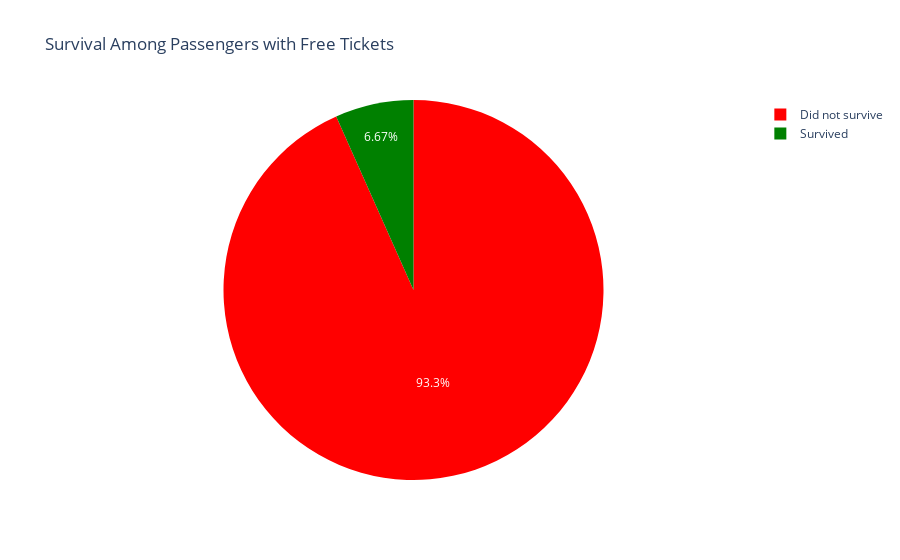

The cell this chart's notebook holds for it:
### Code cell
# Count how many of them survived vs did not survive
free_fares = df_train_imputed[df_train_imputed["Fare"] <= 0]

counts = free_fares["Survived"].value_counts().reset_index()
counts.columns = ["Survived", "Count"]  # Rename columns
counts["Status"] = counts["Survived"].map({0: "Did not survive", 1: "Survived"})  # Map status for labels

# Create a pie chart using plotly express
fig = px.pie(counts, names="Status", values="Count", 
             title="Survival Among Passengers with Free Tickets",
             color_discrete_sequence=["red", "green"]) 

fig.show()

### Figure 1 — Plotly figure (JSON) as saved in the notebook; plotly's stock layout.template omitted (floating-point values rounded to 4 significant figures)
{"data": [{"domain": {"x": [0, 1], "y": [0, 1]}, "hovertemplate": "Status=%{label}<br>Count=%{value}<extra></extra>", "labels": ["Did not survive", "Survived"], "legendgroup": "", "name": "", "showlegend": true, "type": "pie", "values": [14, 1]}], "layout": {"legend": {"tracegroupgap": 0}, "piecolorway": ["red", "green"], "title": {"text": "Survival Among Passengers with Free Tickets"}}}
